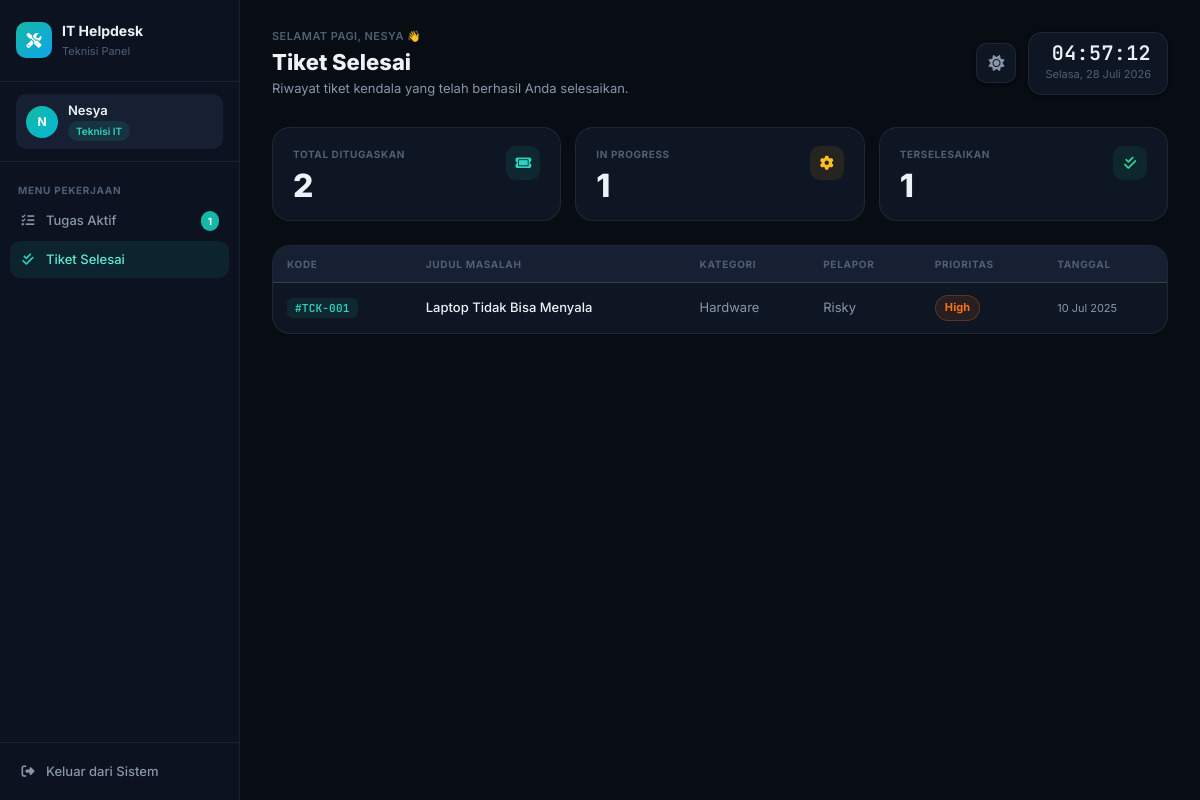
Screenshot of /dashboard_teknisi.php?tab=selesai (signed in) with the database file from the repository.
### tables this page shows
CREATE TABLE IF NOT EXISTS `Tiket` (
    `id_tiket`          INT          NOT NULL AUTO_INCREMENT,
    `id_pelapor`        INT          NOT NULL,
    `id_teknisi`        INT          NULL DEFAULT NULL,
    `id_kategori`       INT          NOT NULL,
    `id_aset`           INT          NULL DEFAULT NULL,
    `kode_tiket`        VARCHAR(20)  NOT NULL UNIQUE,
    `judul_masalah`     VARCHAR(255) NOT NULL,
    `deskripsi`         TEXT         NOT NULL,
    `tingkat_prioritas` ENUM('Low','Medium','High','Urgent') NOT NULL DEFAULT 'Medium',
    `status_tiket`      ENUM('Open','In Progress','Resolved') NOT NULL DEFAULT 'Open',
    `tanggal_dibuat`    DATETIME     NOT NULL DEFAULT CURRENT_TIMESTAMP,
    PRIMARY KEY (`id_tiket`),
    CONSTRAINT `fk_tiket_pelapor`  FOREIGN KEY (`id_pelapor`)  REFERENCES `Pengguna`(`id_user`)          ON DELETE RESTRICT ON UPDATE CASCADE,
    CONSTRAINT `fk_tiket_teknisi`  FOREIGN KEY (`id_teknisi`)  REFERENCES `Pengguna`(`id_user`)          ON DELETE SET NULL  ON UPDATE CASCADE,
    CONSTRAINT `fk_tiket_kategori` FOREIGN KEY (`id_kategori`) REFERENCES `Kategori_Masalah`(`id_kategori`) ON DELETE RESTRICT ON UPDATE CASCADE,
    CONSTRAINT `fk_tiket_aset`     FOREIGN KEY (`id_aset`)     REFERENCES `Aset_Perangkat`(`id_aset`)    ON DELETE SET NULL  ON UPDATE CASCADE
);

CREATE TABLE IF NOT EXISTS `Kategori_Masalah` (
    `id_kategori`    INT          NOT NULL AUTO_INCREMENT,
    `nama_kategori`  VARCHAR(100) NOT NULL,
    PRIMARY KEY (`id_kategori`)
);

CREATE TABLE IF NOT EXISTS `Pengguna` (
    `id_user`  INT          NOT NULL AUTO_INCREMENT,
    `nama`     VARCHAR(100) NOT NULL,
    `email`    VARCHAR(150) NOT NULL UNIQUE,
    `password` VARCHAR(255) NOT NULL,
    `role`     ENUM('Karyawan','Teknisi','Admin') NOT NULL DEFAULT 'Karyawan',
    PRIMARY KEY (`id_user`)
);

### dashboard_teknisi.php (the view, shortened to what this page needs)
<?php
require_once 'koneksi.php';
$id_user = (int) $_SESSION['user_id'];
$nama    = htmlspecialchars($_SESSION['nama']);
$tab     = $_GET['tab'] ?? 'tugas';
$stat_q = $koneksi->prepare("SELECT COUNT(*) AS total, SUM(status_tiket='In Progress') AS inprogress_count, SUM(status_tiket='Resolved') AS resolved_count FROM Tiket WHERE id_teknisi=?");
$stat_q->bind_param('i', $id_user); $stat_q->execute();
$stats = $stat_q->get_result()->fetch_assoc();
$tugas_q = $koneksi->prepare("
    SELECT t.id_tiket, t.kode_tiket, t.judul_masalah, t.deskripsi, t.tingkat_prioritas, t.tanggal_dibuat,
           k.nama_kategori, p.nama AS nama_pelapor, a.nama_aset
    FROM Tiket t
    LEFT JOIN Kategori_Masalah k ON t.id_kategori=k.id_kategori
    LEFT JOIN Pengguna p ON t.id_pelapor=p.id_user
    LEFT JOIN Aset_Perangkat a ON t.id_aset=a.id_aset
    WHERE t.id_teknisi=? AND t.status_tiket='In Progress'
    ORDER BY FIELD(t.tingkat_prioritas,'Urgent','High','Medium','Low'), t.tanggal_dibuat ASC");
$tugas_q->bind_param('i', $id_user); $tugas_q->execute();
$tugas_list = $tugas_q->get_result();
$selesai_q = $koneksi->prepare("
    SELECT t.id_tiket, t.kode_tiket, t.judul_masalah, t.tingkat_prioritas, t.tanggal_dibuat,
           k.nama_kategori, p.nama AS nama_pelapor
    FROM Tiket t
    LEFT JOIN Kategori_Masalah k ON t.id_kategori=k.id_kategori
    LEFT JOIN Pengguna p ON t.id_pelapor=p.id_user
    WHERE t.id_teknisi=? AND t.status_tiket='Resolved'
    ORDER BY t.tanggal_dibuat DESC");
$selesai_q->bind_param('i', $id_user); $selesai_q->execute();
$selesai_list = $selesai_q->get_result();
$page_info = [
    'tugas'   => ['Tugas Aktif',      'Daftar tiket kendala yang harus Anda tangani saat ini.'],
    'selesai' => ['Tiket Selesai',    'Riwayat tiket kendala yang telah berhasil Anda selesaikan.'],
];
$pi = $page_info[$tab] ?? $page_info['tugas'];
?>
<!DOCTYPE html>
<html lang="id">
<head>
    <link rel="stylesheet" href="https://cdnjs.cloudflare.com/ajax/libs/font-awesome/6.5.0/css/all.min.css">
    <link rel="stylesheet" href="style.css">
</head>
<body>
<div class="page-wrapper">
<aside class="sidebar">
    <div class="sidebar-brand">
        <div class="sidebar-brand-icon brand-logo-tek"><i class="fas fa-screwdriver-wrench" style="color:#fff;font-size:15px;"></i></div>
        <div>
            <div class="sidebar-brand-name">IT Helpdesk</div>
            <div class="sidebar-brand-sub">Teknisi Panel</div>
        </div>
    </div>
    <div class="sidebar-user">
        <div class="sidebar-user-inner">
            <div class="user-avatar" style="background:linear-gradient(135deg,#14b8a6,#06b6d4);">
                <?= strtoupper(substr($nama,0,1)) ?>
            </div>
            <div style="overflow:hidden;">
                <div class="user-name truncate"><?= $nama ?></div>
                <span class="user-badge teknisi">Teknisi IT</span>
            </div>
        </div>
    </div>
    <nav class="sidebar-nav">
        <div class="sidebar-section-label">Menu Pekerjaan</div>
        <a href="?tab=tugas" class="nav-link <?= $tab==='tugas'?'active active-teal':'' ?>">
            <i class="fas fa-list-check"></i> Tugas Aktif
            <?php if (($stats['inprogress_count']??0) > 0): ?>
            <span class="nav-badge" style="background:var(--teal-500);"><?= $stats['inprogress_count'] ?></span>
            <?php endif; ?>
        </a>
        <a href="?tab=selesai" class="nav-link <?= $tab==='selesai'?'active active-teal':'' ?>">
            <i class="fas fa-check-double"></i> Tiket Selesai
        </a>
    </nav>
    <div class="sidebar-footer">
        <a href="logout.php" class="logout-link">
            <i class="fas fa-right-from-bracket"></i> Keluar dari Sistem
        </a>
    </div>
</aside>
<main class="main-content">
    <div class="topbar">
        <div class="topbar-left">
            <div class="topbar-greeting" id="greeting">Halo, <?= $nama ?></div>
            <h1 class="topbar-title"><?= $pi[0] ?></h1>
            <div class="topbar-subtitle"><?= $pi[1] ?></div>
        </div>
        <div style="display:flex;align-items:center;gap:12px;">
            <button class="theme-toggle" onclick="toggleTheme()" title="Toggle Tema"><i class="fas fa-sun" id="themeIcon"></i></button>
            <div class="topbar-clock">
                <div class="clock-time" id="clock">00:00:00</div>
                <div class="clock-date" id="clockDate">Memuat...</div>
            </div>
        </div>
    </div>
    <div style="display:grid;grid-template-columns:repeat(3,1fr);gap:14px;margin-bottom:24px;" class="anim-stagger">
        <?php
        $kpis = [
            ['Total Ditugaskan', $stats['total']??0,            'fa-ticket',       'teal'],
            ['In Progress',      $stats['inprogress_count']??0, 'fa-gear',         'amber'],
            ['Terselesaikan',    $stats['resolved_count']??0,   'fa-check-double', 'green'],
        ];
        foreach ($kpis as $k): ?>
        <div class="kpi-card">
            <div class="kpi-icon <?= $k[3] ?>"><i class="fas <?= $k[2] ?>"></i></div>
            <div class="kpi-label"><?= $k[0] ?></div>
            <div class="kpi-value"><?= $k[1] ?></div>
        </div>
        <?php endforeach; ?>
    </div>
    <?php if ($tab === 'tugas'): ?>
    <div style="display:grid;grid-template-columns:1fr 1fr;gap:16px;" class="anim-stagger">
        <?php if ($tugas_list->num_rows === 0): ?>
        <div class="card" style="grid-column:span 2;padding:64px;text-align:center;">
            <div class="empty-state">
                <div class="empty-icon"><i class="fas fa-mug-hot"></i></div>
                <div class="empty-title">Kerja Bagus!</div>
                <div class="empty-desc">Tidak ada tiket aktif yang perlu Anda tangani saat ini. Silakan bersantai atau tunggu disposisi baru dari Admin.</div>
            </div>
        </div>
        <?php else: ?>
        <?php while ($tk = $tugas_list->fetch_assoc()):
            $p_map = ['Urgent'=>'badge-urgent','High'=>'badge-high','Medium'=>'badge-medium','Low'=>'badge-low'];
            $c_map = ['Urgent'=>'#ef4444','High'=>'#f97316','Medium'=>'#eab308','Low'=>'#22c55e'];
        ?>
        <div class="tiket-card-kanban">
            <div class="tiket-card-stripe" style="background:<?= $c_map[$tk['tingkat_prioritas']] ?? '#eab308' ?>;"></div>
            <div class="tiket-card-body flex flex-col justify-between">
                <div>
                    <div class="flex items-center justify-between mb-3">
                        <span class="ticket-code" style="color:var(--teal-400);background:rgba(20,184,166,0.1);"><?= htmlspecialchars($tk['kode_tiket']) ?></span>
                        <span class="badge <?= $p_map[$tk['tingkat_prioritas']] ?? 'badge-medium' ?>"><?= $tk['tingkat_prioritas'] ?></span>
                    </div>
                    <div style="font-size:15px;font-weight:600;color:var(--text-primary);margin-bottom:6px;line-height:1.4;">
                        <?= htmlspecialchars($tk['judul_masalah']) ?>
                    </div>
                    <p style="font-size:12px;color:var(--text-secondary);line-height:1.6;margin-bottom:12px;overflow:hidden;display:-webkit-box;-webkit-line-clamp:2;-webkit-box-orient:vertical;">
                        <?= nl2br(htmlspecialchars($tk['deskripsi'])) ?>
                    </p>
                    <div class="flex flex-col gap-2 mb-4">
                        <div class="flex items-center gap-2" style="font-size:11px;color:var(--text-muted);">
                            <i class="fas fa-user w-4"></i> <span>Pelapor: <strong><?= htmlspecialchars($tk['nama_pelapor']) ?></strong></span>
                        </div>
                        <div class="flex items-center gap-2" style="font-size:11px;color:var(--text-muted);">
                            <i class="fas fa-tag w-4"></i> <span>Kategori: <?= htmlspecialchars($tk['nama_kategori'] ?? '—') ?></span>
                        </div>
                        <?php if ($tk['nama_aset']): ?>
                        <div class="flex items-center gap-2" style="font-size:11px;color:var(--text-muted);">
                            <i class="fas fa-laptop w-4"></i> <span>Aset: <?= htmlspecialchars($tk['nama_aset']) ?></span>
                        </div>
                        <?php endif; ?>
                    </div>
                </div>
                <div class="flex items-center justify-between pt-3" style="border-top:1px solid var(--border);">
                    <span style="font-size:11px;color:var(--text-faint);"><i class="fas fa-clock mr-1"></i> <?= date('d M, H:i', strtotime($tk['tanggal_dibuat'])) ?></span>
                    <button onclick="openUpdateModal(<?= $tk['id_tiket'] ?>, '<?= htmlspecialchars($tk['kode_tiket']) ?>', '<?= htmlspecialchars(addslashes($tk['judul_masalah'])) ?>')" class="btn btn-teal btn-sm">
                        <i class="fas fa-pen-to-square"></i> Update Status
                    </button>
                </div>
            </div>
        </div>
        <?php endwhile; ?>
        <?php endif; ?>
    </div>
    <?php elseif ($tab === 'selesai'): ?>
    <div class="card anim-slide" style="overflow:hidden;">
        <div class="overflow-auto">
            <table class="data-table">
                <thead>
                    <tr>
                        <th>Kode</th><th>Judul Masalah</th><th>Kategori</th>
                        <th>Pelapor</th><th>Prioritas</th><th>Tanggal</th>
                    </tr>
                </thead>
                <tbody>
                <?php if ($selesai_list->num_rows === 0): ?>
                <tr><td colspan="6" style="text-align:center;padding:48px;">
                    <div class="empty-state">
                        <div class="empty-icon"><i class="fas fa-box-open"></i></div>
                        <div class="empty-title">Belum Ada Tiket Selesai</div>
                        <div class="empty-desc">Selesaikan tugas aktif Anda untuk melihat riwayatnya di sini.</div>
                    </div>
                </td></tr>
                <?php else: ?>
                <?php while ($tk = $selesai_list->fetch_assoc()):
                    $pm = ['Urgent'=>'badge-urgent','High'=>'badge-high','Medium'=>'badge-medium','Low'=>'badge-low'];
                ?>
                <tr>
                    <td><span class="ticket-code" style="color:var(--teal-400);background:rgba(20,184,166,0.1);"><?= htmlspecialchars($tk['kode_tiket']) ?></span></td>
                    <td><span style="font-size:13px;font-weight:500;color:var(--text-primary);"><?= htmlspecialchars($tk['judul_masalah']) ?></span></td>
                    <td><?= htmlspecialchars($tk['nama_kategori'] ?? '—') ?></td>
                    <td><?= htmlspecialchars($tk['nama_pelapor'] ?? '—') ?></td>
                    <td><span class="badge <?= $pm[$tk['tingkat_prioritas']] ?? '' ?>"><?= $tk['tingkat_prioritas'] ?></span></td>
                    <td><span style="font-size:11px;"><?= date('d M Y', strtotime($tk['tanggal_dibuat'])) ?></span></td>
                </tr>
                <?php endwhile; ?>
                <?php endif; ?>
                </tbody>
            </table>
        </div>
    </div>
    <?php endif; ?>
</main>
</div>
</body>
</html>

### dashboard_teknisi.php (style rules this page uses)
.nav-link.active { background: rgba(20,184,166,0.1); color: var(--teal-300); }
.nav-link.active i { color: var(--teal-400); }
.user-badge.teknisi { background: rgba(20,184,166,0.12); color: var(--teal-400); }
.brand-logo-tek { background: linear-gradient(135deg, #14b8a6, #0ea5e9); }
.kpi-icon.teal { background: rgba(20,184,166,0.1); color: var(--teal-400); }
.kpi-icon.amber { background: rgba(245,158,11,0.1); color: #fbbf24; }
.kpi-icon.green { background: rgba(16,185,129,0.1); color: #34d399; }

### rows the page displays
tiket: kode_tiket "#TCK-001", judul_masalah "Laptop Tidak Bisa Menyala", id_kategori.nama_kategori "Hardware", id_pelapor.nama "Risky", tingkat_prioritas "High", tanggal_dibuat "10 Jul 2025"

### other values shown
substr($nama,0,1) "N"
$nama "Nesya"
$stats['inprogress_count'] "1"
$pi[0] "Tiket Selesai"
$pi[1] "Riwayat tiket kendala yang telah berhasil Anda selesaikan."
$k[0] "TOTAL DITUGASKAN"
$k[1] "2"
$k[0] "IN PROGRESS"
$k[1] "1"
$k[0] "TERSELESAIKAN"
